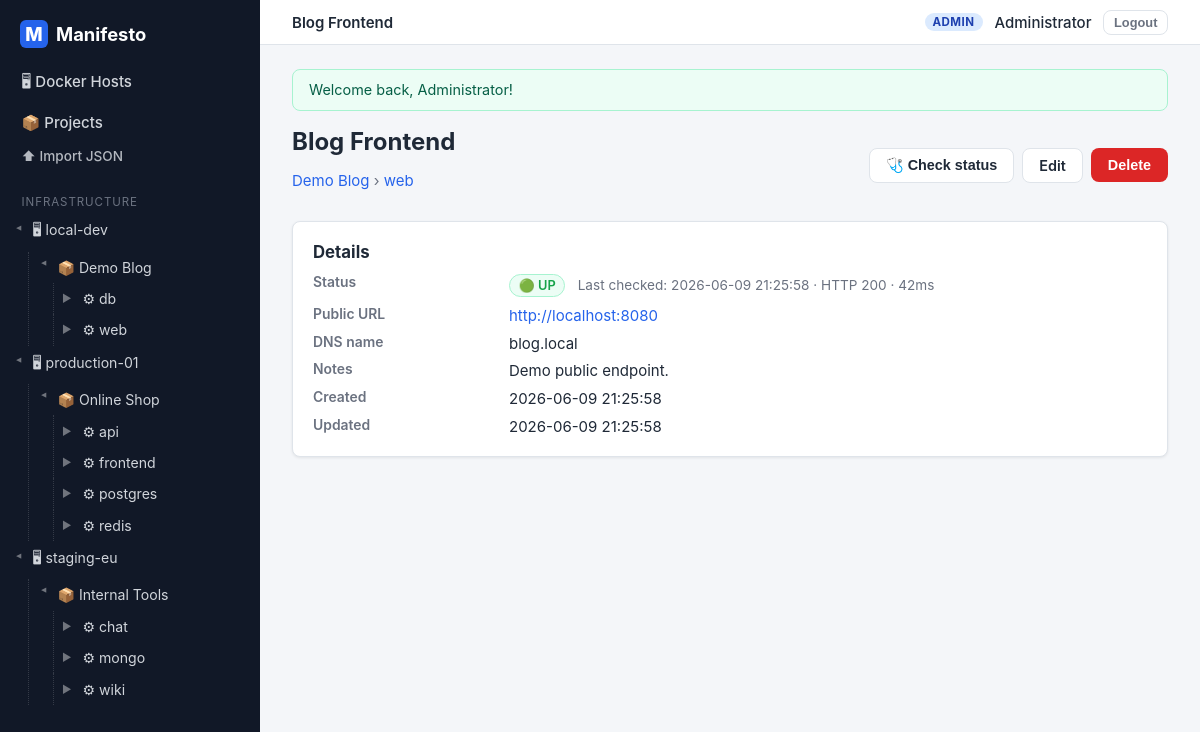
The app's page /webapps/1 (signed in) with its own data.
### tables this page shows
CREATE TABLE docker_host (
    id             INT UNSIGNED AUTO_INCREMENT PRIMARY KEY,
    name           VARCHAR(128) NOT NULL,
    ip_address     VARCHAR(45)  NULL,
    os             VARCHAR(128) NULL,
    docker_version VARCHAR(32)  NULL,
    notes          TEXT         NULL,
    created_at     TIMESTAMP NOT NULL DEFAULT CURRENT_TIMESTAMP,
    updated_at     TIMESTAMP NOT NULL DEFAULT CURRENT_TIMESTAMP ON UPDATE CURRENT_TIMESTAMP
);

CREATE TABLE service (
    id                   INT UNSIGNED AUTO_INCREMENT PRIMARY KEY,
    project_id           INT UNSIGNED NOT NULL,
    name                 VARCHAR(128) NOT NULL,
    image                VARCHAR(255) NOT NULL,
    restart_policy       ENUM('no','always','on-failure','unless-stopped') NOT NULL DEFAULT 'unless-stopped',
    notes                TEXT NULL,
    command              VARCHAR(512) NULL,
    working_dir          VARCHAR(255) NULL,
    depends_on           VARCHAR(512) NULL COMMENT 'Comma-separated service names',
    build_context        VARCHAR(255) NULL COMMENT 'Path to Dockerfile context, e.g. ./api',
    dockerfile_content   LONGTEXT NULL COMMENT 'Inline Dockerfile content',
    healthcheck_cmd      VARCHAR(512) NULL,
    healthcheck_interval VARCHAR(32) NULL DEFAULT '30s',
    network_mode         VARCHAR(64) NULL,
    created_at           TIMESTAMP NOT NULL DEFAULT CURRENT_TIMESTAMP,
    updated_at           TIMESTAMP NOT NULL DEFAULT CURRENT_TIMESTAMP ON UPDATE CURRENT_TIMESTAMP,
    UNIQUE KEY uq_service_name_per_project (project_id, name),
    CONSTRAINT fk_service_project FOREIGN KEY (project_id)
        REFERENCES project (id) ON DELETE CASCADE
);

CREATE TABLE project (
    id             INT UNSIGNED AUTO_INCREMENT PRIMARY KEY,
    docker_host_id INT UNSIGNED NOT NULL,
    name           VARCHAR(128) NOT NULL,
    slug           VARCHAR(128) NOT NULL,
    description    TEXT NULL,
    created_at     TIMESTAMP NOT NULL DEFAULT CURRENT_TIMESTAMP,
    updated_at     TIMESTAMP NOT NULL DEFAULT CURRENT_TIMESTAMP ON UPDATE CURRENT_TIMESTAMP,
    UNIQUE KEY uq_project_slug (slug),
    KEY idx_project_host (docker_host_id),
    CONSTRAINT fk_project_host FOREIGN KEY (docker_host_id)
        REFERENCES docker_host (id) ON DELETE RESTRICT
);

CREATE TABLE web_app (
    id                  INT UNSIGNED AUTO_INCREMENT PRIMARY KEY,
    service_id          INT UNSIGNED NOT NULL,
    name                VARCHAR(128) NOT NULL,
    public_url          VARCHAR(255) NULL,
    dns_name            VARCHAR(255) NULL,
    notes               TEXT NULL,
    status              ENUM('unknown','up','down','error') NOT NULL DEFAULT 'unknown',
    last_status_change  TIMESTAMP NULL,
    last_checked_at     TIMESTAMP NULL,
    last_http_code      INT NULL,
    last_duration_ms    INT NULL,
    created_at          TIMESTAMP NOT NULL DEFAULT CURRENT_TIMESTAMP,
    updated_at          TIMESTAMP NOT NULL DEFAULT CURRENT_TIMESTAMP ON UPDATE CURRENT_TIMESTAMP,
    KEY idx_webapp_service (service_id),
    CONSTRAINT fk_webapp_service FOREIGN KEY (service_id)
        REFERENCES service (id) ON DELETE CASCADE
);

### src/Core/ViewRenderer.php (called while the page is built, shortened)
<?php
final class ViewRenderer
{
    private static string $viewsPath = __DIR__ . '/../Views';
    public static function render(string $template, array $data = [], string $layout = 'app'): string
    {
        $data['currentUser'] = Auth::user();
        $data['flashes']     = Session::pullFlashes();
        if ($layout === 'app') {
            $data['sidebarTree'] = (new TreeRepository())->fullTree();
        }
        $content = self::renderFile(self::file($template), $data);
        $data['content'] = $content;
        return self::renderFile(self::file('layouts/' . $layout), $data);
    }
    private static function file(string $template): string
    {
        return self::$viewsPath . '/' . $template . '.php';
    }
    private static function renderFile(string $file, array $data): string
    {
        extract($data, EXTR_SKIP);
        require $file;
        return (string) ob_get_clean();
    }
}

### src/Controllers/WebAppController.php (called while the page is built, shortened)
<?php
final class WebAppController
{
    private WebAppRepository $webApps;
    public function __construct()
    {
        $this->webApps = new WebAppRepository();
    }
    public function show(Request $request, string $id): void
    {
        $webApp = $this->webApps->findWithContext((int) $id);
        Response::view('webapps/show', [
            'title'  => $webApp['name'],
            'webApp' => $webApp,
        ]);
    }
}

### public/index.php (called while the page is built, shortened)
<?php
$request = Request::capture();
$router = new Router(require MANIFESTO_ROOT . '/config/routes.php');
$router->dispatch($request);

### src/Core/Database.php (called while the page is built, shortened)
<?php
final class Database
{
    private static ?PDO $pdo = null;
    private static array $config;
    public static function configure(array $config): void
    {
        self::$config = $config;
    }
    public static function pdo(): PDO
    {
        if (self::$pdo === null) {
            $c = self::$config;
            $dsn = sprintf(
                'mysql:host=%s;port=%s;dbname=%s;charset=utf8mb4',
                $c['host'],
                $c['port'],
                $c['name']
            );
            self::$pdo = new PDO($dsn, $c['user'], $c['pass'], [
                PDO::ATTR_ERRMODE            => PDO::ERRMODE_EXCEPTION,
                PDO::ATTR_DEFAULT_FETCH_MODE => PDO::FETCH_ASSOC,
                PDO::ATTR_EMULATE_PREPARES   => false,
            ]);
        }
        return self::$pdo;
    }
}

### src/Repositories/WebAppRepository.php (called while the page is built, shortened)
<?php
final class WebAppRepository
{
    public function findWithContext(int $id): ?array
    {
        $stmt = Database::pdo()->prepare(
            'SELECT w.id, w.service_id, w.name, w.public_url, w.dns_name,
                    w.notes, w.status, w.last_status_change, w.last_checked_at,
                    w.last_http_code, w.last_duration_ms, w.created_at, w.updated_at,
                    s.name AS service_name,
                    p.id   AS project_id, p.name AS project_name
             FROM web_app w
             JOIN service s ON s.id = w.service_id
             JOIN project p ON p.id = s.project_id
             WHERE w.id = :id LIMIT 1'
        );
        $stmt->execute(['id' => $id]);
        $row = $stmt->fetch();
        return $row === false ? null : $row;
    }
}

### src/Core/helpers.php (called while the page is built, shortened)
<?php
function e(?string $value): string
{
    return htmlspecialchars($value ?? '', ENT_QUOTES, 'UTF-8');
}
function url(string $path = '/'): string
{
    $base = Request::basePath();
    return $base . '/' . ltrim($path, '/');
}

### src/Core/Request.php (called while the page is built, shortened)
<?php
final class Request
{
    private static ?string $basePath = null;
    public static function basePath(): string
    {
        if (self::$basePath === null) {
            $scriptDir = str_replace('\\', '/', dirname($_SERVER['SCRIPT_NAME'] ?? '/'));
            $scriptDir = rtrim($scriptDir, '/');
            self::$basePath = $scriptDir === '/' ? '' : $scriptDir;
        }
        return self::$basePath;
    }
}

### src/Repositories/TreeRepository.php (called while the page is built, shortened)
<?php
final class TreeRepository
{
    public function fullTree(): array
    {
        $pdo = Database::pdo();
        $hosts = [];
        foreach ($pdo->query('SELECT id, name FROM docker_host ORDER BY name') as $row) {
            $row['projects'] = [];
            $hosts[(int) $row['id']] = $row;
        }
        $projects = [];
        foreach ($pdo->query('SELECT id, docker_host_id, name FROM project ORDER BY name') as $row) {
            $row['services'] = [];
            $projects[(int) $row['id']] = $row;
        }
        $services = [];
        foreach ($pdo->query('SELECT id, project_id, name FROM service ORDER BY name') as $row) {
            $row['webapps'] = [];
            $services[(int) $row['id']] = $row;
        }
        foreach ($pdo->query('SELECT id, service_id, name FROM web_app ORDER BY name') as $row) {
            $sid = (int) $row['service_id'];
            if (isset($services[$sid])) {
                $services[$sid]['webapps'][] = $row;
            }
        }
        foreach ($services as $service) {
            $pid = (int) $service['project_id'];
            if (isset($projects[$pid])) {
                $projects[$pid]['services'][] = $service;
            }
        }
        foreach ($projects as $project) {
            $hid = (int) $project['docker_host_id'];
            if (isset($hosts[$hid])) {
                $hosts[$hid]['projects'][] = $project;
            }
        }
        return array_values($hosts);
    }
}

### src/Views/webapps/show.php (the view, shortened to what this page needs)
<div class="page-head">
    <div>
        <h1><?= e($webApp['name']) ?></h1>
        <p class="muted">
            <a href="<?= url('/projects/' . $webApp['project_id']) ?>"><?= e($webApp['project_name']) ?></a>
            &rsaquo;
            <a href="<?= url('/services/' . $webApp['service_id']) ?>"><?= e($webApp['service_name']) ?></a>
        </p>
    </div>
    <div class="page-actions">
        <form method="post" action="<?= url('/webapps/' . $webApp['id'] . '/check') ?>" class="inline-form">
            <button type="submit" class="btn btn-secondary">🩺 Check status</button>
        </form>
        <?php if (($currentUser['role'] ?? '') === 'admin'): ?>
            <a class="btn btn-secondary" href="<?= url('/webapps/' . $webApp['id'] . '/edit') ?>">Edit</a>
            <form method="post" action="<?= url('/webapps/' . $webApp['id'] . '/delete') ?>"
                  class="inline-form" data-confirm="Delete this web app?">
                <button type="submit" class="btn btn-danger">Delete</button>
            </form>
        <?php endif; ?>
    </div>
</div>
<div class="card">
    <h2 class="card-title">Details</h2>
    <dl class="detail-list">
        <dt>Status</dt>
        <dd>
            <?php $status = $webApp['status'] ?? 'unknown'; ?>
            <span class="status-badge status-<?= e($status) ?>">
                <?= $status === 'up' ? '🟢 UP' : ($status === 'down' ? '🔴 DOWN' : ($status === 'error' ? '⚠️ ERROR' : '⚪ UNKNOWN')) ?>
            </span>
            <?php if (!empty($webApp['last_checked_at'])): ?>
                <span class="muted" style="margin-left:.5rem;font-size:.85rem;">
                    Last checked: <?= e($webApp['last_checked_at']) ?>
                    <?php if (!empty($webApp['last_http_code'])): ?>
                        · HTTP <?= (int) $webApp['last_http_code'] ?>
                        · <?= (int) $webApp['last_duration_ms'] ?>ms
                    <?php endif; ?>
                </span>
            <?php endif; ?>
        </dd>
        <dt>Public URL</dt>
        <dd>
            <?php if (($webApp['public_url'] ?? '') !== '' && $webApp['public_url'] !== null): ?>
                <a href="<?= e($webApp['public_url']) ?>" target="_blank" rel="noopener"><?= e($webApp['public_url']) ?></a>
            <?php else: ?>
                <span class="muted">—</span>
            <?php endif; ?>
        </dd>
        <dt>DNS name</dt>
        <dd>
            <?php if (($webApp['dns_name'] ?? '') !== '' && $webApp['dns_name'] !== null): ?>
                <?= e($webApp['dns_name']) ?>
            <?php else: ?>
                <span class="muted">—</span>
            <?php endif; ?>
        </dd>
        <dt>Notes</dt>
        <dd>
            <?php if (($webApp['notes'] ?? '') !== '' && $webApp['notes'] !== null): ?>
                <?= nl2br(e($webApp['notes'])) ?>
            <?php else: ?>
                <span class="muted">—</span>
            <?php endif; ?>
        </dd>
        <dt>Created</dt>
        <dd><?= e($webApp['created_at']) ?></dd>
        <dt>Updated</dt>
        <dd><?= e($webApp['updated_at']) ?></dd>
    </dl>
</div>

### src/Core/Router.php (shortened to what this page needs)
<?php
final class Router
{
    public function dispatch(Request $request): never
    {
        foreach ($this->routes as $route) {
            [$method, $pattern, $class, $action] = $route;
            if ($method !== $request->method) {
                continue;
            }
            $params = $this->match($pattern, $request->path);
            if ($params === null) {
                continue;
            }
            $request->setRouteParams($params);
            $controller = new $class();
            $controller->$action($request, ...array_values($params));
            exit;
        }
    }
    private function match(string $pattern, string $path): ?array
    {
        $regex = preg_replace('/\{(\w+)\}/', '(?P<$1>[^/]+)', $pattern);
        if (!preg_match('#^' . $regex . '$#', $path, $m)) {
            return null;
        }
        return array_filter($m, 'is_string', ARRAY_FILTER_USE_KEY);
    }
}

### src/Views/partials/sidebar.php (shortened to what this page needs)
<?php
$tree = $sidebarTree ?? [];
?>
<aside class="sidebar">
    <a class="sidebar-brand" href="<?= url('/') ?>">
        <span class="brand-mark">M</span> Manifesto
    </a>
    <nav class="sidebar-nav">
        <a href="<?= url('/docker-hosts') ?>">🖥 Docker Hosts</a>
        <a href="<?= url('/projects') ?>">📦 Projects</a>
        <?php if (($currentUser['role'] ?? '') === 'admin'): ?>
            <a href="<?= url('/projects/import') ?>" style="font-size:.85rem;opacity:.85;">⬆ Import JSON</a>
        <?php endif; ?>
    </nav>
    <div class="sidebar-tree">
        <div class="tree-title">Infrastructure</div>
        <?php foreach ($tree as $host): ?>
            <details open>
                <summary>
                    <a class="tree-link tree-host" href="<?= url('/docker-hosts/' . $host['id']) ?>">🖥 <?= e($host['name']) ?></a>
                </summary>
                <?php foreach ($host['projects'] as $project): ?>
                    <details open class="tree-indent">
                        <summary>
                            <a class="tree-link tree-project" href="<?= url('/projects/' . $project['id']) ?>">📦 <?= e($project['name']) ?></a>
                        </summary>
                        <?php foreach ($project['services'] as $service): ?>
                            <details class="tree-indent">
                                <summary>
                                    <a class="tree-link tree-service" href="<?= url('/services/' . $service['id']) ?>">⚙ <?= e($service['name']) ?></a>
                                </summary>
                            </details>
                        <?php endforeach; ?>
                    </details>
                <?php endforeach; ?>
            </details>
        <?php endforeach; ?>
    </div>
</aside>

### records on screen
docker_host: name "local-dev", name "Demo Blog", name "web"
service: name "db"
docker_host: name "production-01"
project: name "Online Shop"
service: name "api"
service: name "frontend"
service: name "postgres"
service: name "redis"
docker_host: name "staging-eu"
project: name "Internal Tools"
service: name "chat"
service: name "mongo"
service: name "wiki"
web_app: name "Blog Frontend", project.name "Demo Blog", service.name "web", last_checked_at "2026-06-09 21:25:58", last_http_code "200", last_duration_ms "42", public_url "http://localhost:8080", dns_name "blog.local", notes "Demo public endpoint.", created_at "2026-06-09 21:25:58", updated_at "2026-06-09 21:25:58"

### other values on screen
$flash['message'] "Welcome back, Administrator!"
